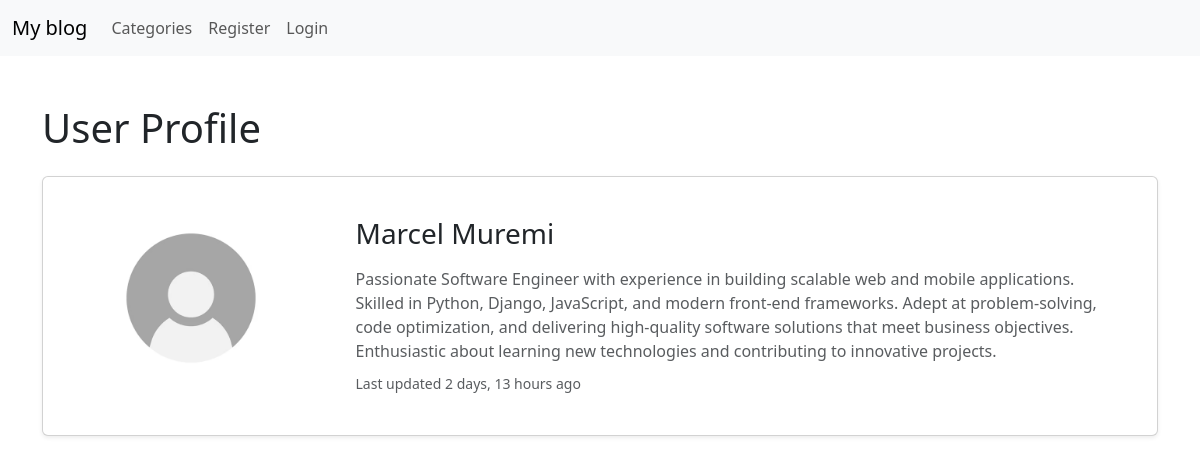
The app's page /blogdetails/7/profile/, older data.
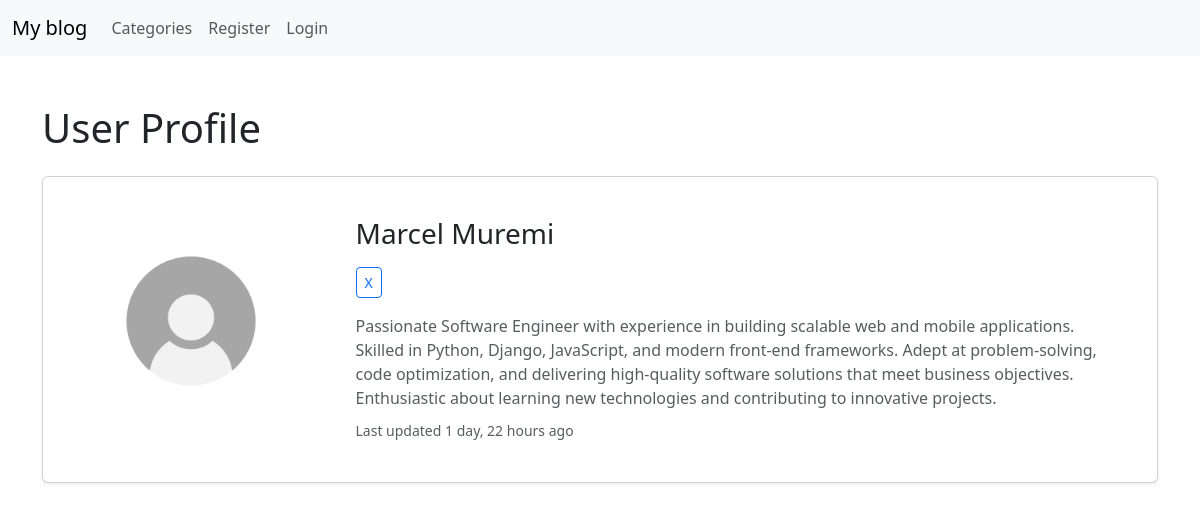
The same page, newer data.
### blog/models.py (models this page shows, shortened)
class Profile(models.Model):
    user = models.OneToOneField(User, null=True, on_delete=models.CASCADE)
    bio = models.TextField()
    profile_pic = models.ImageField(null=True, blank=True, upload_to="images/profile/")
    website_url = models.CharField(max_length=255, null=True, blank=True)
    facebook_url = models.CharField(max_length=255, null=True, blank=True)
    x_url = models.CharField(max_length=255, null=True, blank=True)
    instagram_url = models.CharField(max_length=255, null=True, blank=True)
    updated_at = models.DateTimeField(auto_now=True)

### blogdetails/views.py (the view)
# urls.py: path('<int:pk>/profile/',ShowProfilePageView.as_view(), name='show_profile_page'),
class ShowProfilePageView(DetailView):
    model = Profile
    template_name = 'registration/user_profile.html'
    def get_context_data(self, *args, **kwargs):
        users = Profile.objects.all()
        context = super(ShowProfilePageView, self).get_context_data(*args, **kwargs)
        page_user = get_object_or_404(Profile, id=self.kwargs['pk'])
        context["page_user"] = page_user
        return context

### blogdetails/templates/registration/user_profile.html (shortened to what this page needs)
{% extends 'base.html' %}
{% load static %}
{% block content %}
<div class="container mt-5">
    <h1 class="mb-4">User Profile</h1>
    <div class="card shadow-sm p-4">
        <div class="row g-4 align-items-center">
            <div class="col-md-3 text-center">
                {% if page_user.profile_pic %}
                    <img src="{{ page_user.profile_pic.url }}"
                         class="img-fluid rounded-circle mb-3"
                         style="width: 140px; height: 140px; object-fit: cover;"
                         alt="Profile Picture">
                {% else %}
                    <img src="{% static 'images/profile_pic.avif' %}"
                         class="img-fluid rounded-circle mb-3"
                         style="width: 140px; height: 140px; object-fit: cover;"
                         alt="Default Profile">
                {% endif %}
            </div>
            <div class="col-md-9">
                <div class="card-body">
                    <h3 class="card-title mb-3">
                        {{ page_user.user.first_name }} {{ page_user.user.last_name }}
                    </h3>
                    <p class="mb-3">
                        {% if page_user.x_url %}
                            <a href="{{ page_user.x_url }}" class="btn btn-outline-primary btn-sm me-2" target="_blank">X</a>
                        {% endif %}
                    </p>
                    {% if page_user.bio %}
                        <p class="card-text text-muted mb-2">
                            {{ page_user.bio }}
                        </p>
                    {% else %}
                        <p class="card-text text-muted mb-2">
                            This user has not added a bio yet.
                        </p>
                    {% endif %}
                    <small class="text-muted">
                        Last updated {{ page_user.updated_at|timesince }} ago
                    </small>
                </div>
            </div>
        </div>
    </div>
</div>
{% endblock %}

Row changes from the older to the newer data that the page shows:
changed Profile "Marcel": x_url empty → "muremi" (drawn); updated_at "2 days, 13 hours" → "1 day, 22 hours"
Text that changed along with them:
text now shown: "X"
